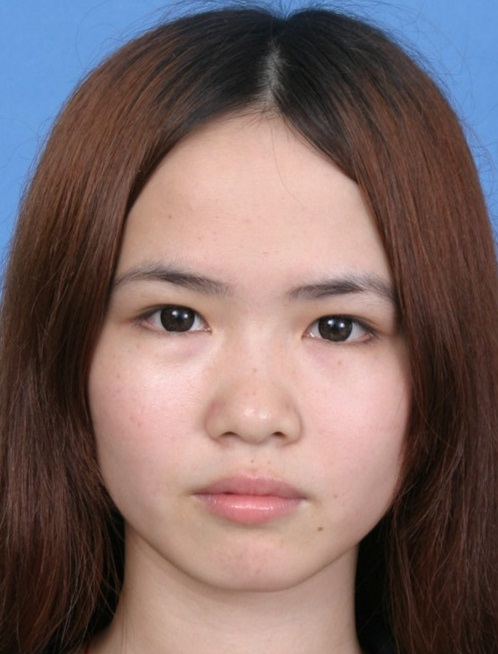
#> input picture female.jpg, 498 x 654 px
$ python 'Transposing an image.py'
#> lines starting #> are read from the running program, lines starting #| are printed output that depends on the picture
from PIL import Image
with Image.open("../../../female.jpg") as im:
#> im is the input picture: PIL image 498x654 RGB; mean R, G, B 124, 102.9, 101
    im.show()
    im_filpped1 = im.transpose(method=Image.FLIP_LEFT_RIGHT)
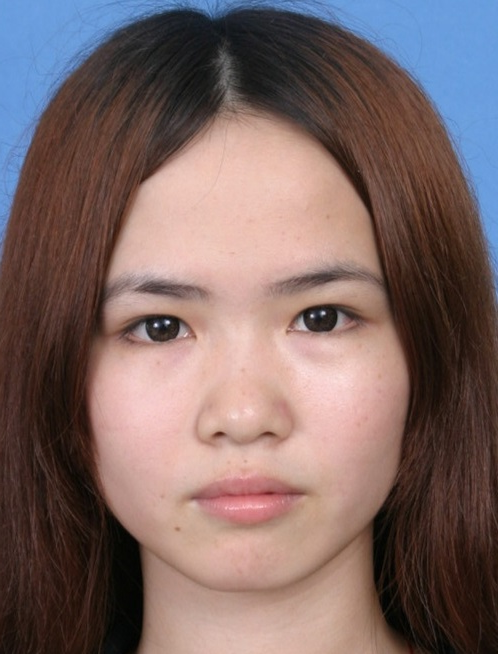
#> im_filpped1: PIL image 498x654 RGB; mean R, G, B 124, 102.9, 101
    im_filpped2 = im.transpose(method=Image.FLIP_TOP_BOTTOM)
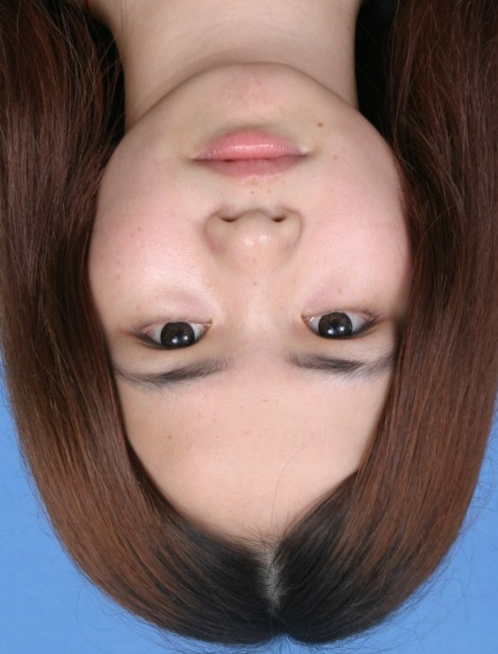
#> im_filpped2: PIL image 498x654 RGB; mean R, G, B 124, 102.9, 101
    im_filpped3 = im.transpose(method=Image.ROTATE_90)
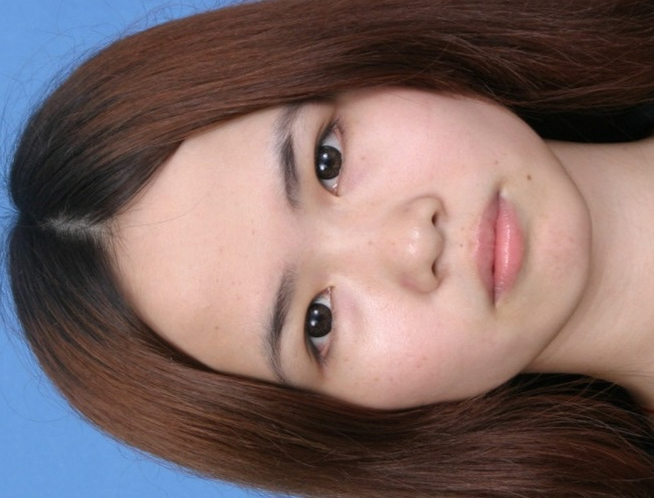
#> im_filpped3: PIL image 654x498 RGB; mean R, G, B 124, 102.9, 101
    im_filpped4 = im.transpose(method=Image.ROTATE_180)
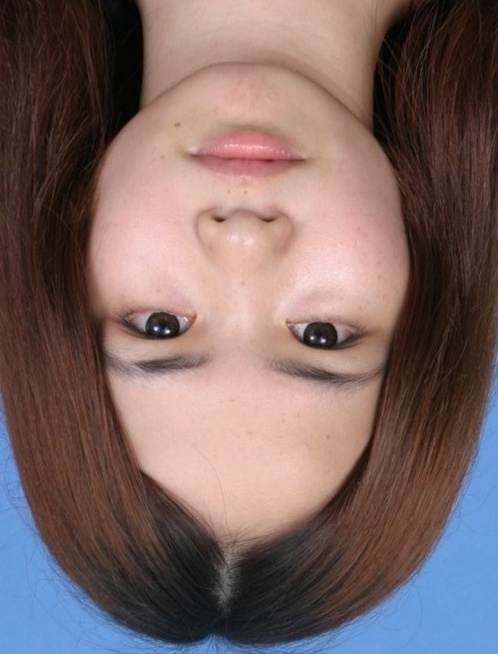
#> im_filpped4: PIL image 498x654 RGB; mean R, G, B 124, 102.9, 101
    im_filpped5 = im.transpose(method=Image.ROTATE_270)
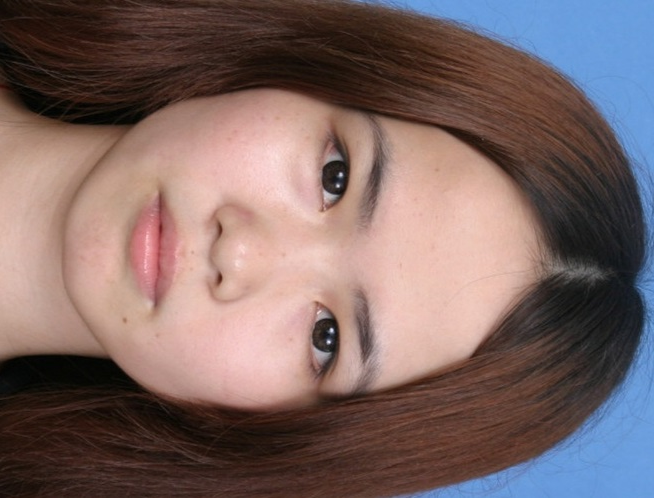
#> im_filpped5: PIL image 654x498 RGB; mean R, G, B 124, 102.9, 101
    im_filpped1.show()
    im_filpped2.show()
    im_filpped3.show()
    im_filpped4.show()
    im_filpped5.show()
"""
transpose(ROTATE)操作也可以与rotate()操作相同，
只要expand标志为真，就可以对图像的大小进行同样的改变。

一种更普遍的图像变换形式可以通过transform()方法进行。
"""
